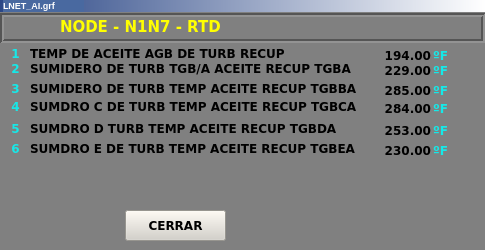
<?xml version="1.0" encoding="UTF-8"?>
<ui version="4.0">
 <class>LNET_Al3</class>
 <widget class="QWidget" name="LNET_Al3">
  <property name="geometry">
   <rect>
    <x>0</x>
    <y>0</y>
    <width>485</width>
    <height>250</height>
   </rect>
  </property>
  <property name="minimumSize">
   <size>
    <width>485</width>
    <height>250</height>
   </size>
  </property>
  <property name="maximumSize">
   <size>
    <width>485</width>
    <height>250</height>
   </size>
  </property>
  <property name="windowTitle">
   <string>LNET_Al3</string>
  </property>
  <property name="styleSheet">
   <string notr="true">background-color: rgb(128, 128, 128);</string>
  </property>
  <widget class="QFrame" name="frame_2">
   <property name="geometry">
    <rect>
     <x>0</x>
     <y>0</y>
     <width>485</width>
     <height>12</height>
    </rect>
   </property>
   <property name="styleSheet">
    <string notr="true">background-color: qlineargradient(spread:pad, x1:0, y1:0, x2:1, y2:0, stop:0 rgba(43, 71, 134, 255), stop:1 rgba(255, 255, 255, 255));</string>
   </property>
   <property name="frameShape">
    <enum>QFrame::Panel</enum>
   </property>
   <property name="frameShadow">
    <enum>QFrame::Raised</enum>
   </property>
   <property name="lineWidth">
    <number>0</number>
   </property>
   <widget class="QLabel" name="lbLnetT">
    <property name="geometry">
     <rect>
      <x>3</x>
      <y>0</y>
      <width>81</width>
      <height>12</height>
     </rect>
    </property>
    <property name="font">
     <font>
      <pointsize>5</pointsize>
      <weight>75</weight>
      <bold>true</bold>
     </font>
    </property>
    <property name="styleSheet">
     <string notr="true">background-color: rgb(73, 105, 160);</string>
    </property>
    <property name="text">
     <string>&lt;!DOCTYPE HTML PUBLIC &quot;-//W3C//DTD HTML 4.0//EN&quot; &quot;http://www.w3.org/TR/REC-html40/strict.dtd&quot;&gt;
&lt;html&gt;&lt;head&gt;&lt;meta name=&quot;qrichtext&quot; content=&quot;1&quot; /&gt;&lt;style type=&quot;text/css&quot;&gt;
p, li { white-space: pre-wrap; }
&lt;/style&gt;&lt;/head&gt;&lt;body style=&quot; font-family:'MS Shell Dlg 2'; font-size:5pt; font-weight:600; font-style:normal;&quot;&gt;
&lt;p style=&quot; margin-top:0px; margin-bottom:0px; margin-left:0px; margin-right:0px; -qt-block-indent:0; text-indent:0px;&quot;&gt;&lt;span style=&quot; font-size:7pt; color:#ffffff;&quot;&gt;LNET_AI.grf&lt;/span&gt;&lt;/p&gt;&lt;/body&gt;&lt;/html&gt;</string>
    </property>
   </widget>
  </widget>
  <widget class="QFrame" name="frame">
   <property name="geometry">
    <rect>
     <x>0</x>
     <y>13</y>
     <width>485</width>
     <height>30</height>
    </rect>
   </property>
   <property name="styleSheet">
    <string notr="true">border-color: rgb(255, 255, 255);</string>
   </property>
   <property name="frameShape">
    <enum>QFrame::Box</enum>
   </property>
   <property name="frameShadow">
    <enum>QFrame::Sunken</enum>
   </property>
   <property name="lineWidth">
    <number>2</number>
   </property>
  </widget>
  <widget class="QLabel" name="lbSloMPU">
   <property name="geometry">
    <rect>
     <x>60</x>
     <y>17</y>
     <width>400</width>
     <height>20</height>
    </rect>
   </property>
   <property name="font">
    <font>
     <family>Verdana</family>
     <pointsize>11</pointsize>
     <weight>75</weight>
     <bold>true</bold>
    </font>
   </property>
   <property name="styleSheet">
    <string notr="true">color: rgb(255, 255, 0);</string>
   </property>
   <property name="text">
    <string>NODE - N1N7 - RTD</string>
   </property>
  </widget>
  <widget class="QLabel" name="lbNodeT_1">
   <property name="geometry">
    <rect>
     <x>30</x>
     <y>45</y>
     <width>340</width>
     <height>16</height>
    </rect>
   </property>
   <property name="font">
    <font>
     <family>Verdana</family>
     <weight>75</weight>
     <bold>true</bold>
    </font>
   </property>
   <property name="text">
    <string>TEMP DE ACEITE AGB DE TURB RECUP</string>
   </property>
  </widget>
  <widget class="QLabel" name="lbNode_1">
   <property name="geometry">
    <rect>
     <x>370</x>
     <y>45</y>
     <width>61</width>
     <height>20</height>
    </rect>
   </property>
   <property name="font">
    <font>
     <family>Verdana</family>
     <weight>75</weight>
     <bold>true</bold>
    </font>
   </property>
   <property name="layoutDirection">
    <enum>Qt::RightToLeft</enum>
   </property>
   <property name="text">
    <string>194.00</string>
   </property>
   <property name="alignment">
    <set>Qt::AlignRight|Qt::AlignTrailing|Qt::AlignVCenter</set>
   </property>
  </widget>
  <widget class="QLabel" name="lbNumNode_1">
   <property name="geometry">
    <rect>
     <x>5</x>
     <y>45</y>
     <width>21</width>
     <height>16</height>
    </rect>
   </property>
   <property name="font">
    <font>
     <family>Verdana</family>
     <weight>75</weight>
     <bold>true</bold>
    </font>
   </property>
   <property name="styleSheet">
    <string notr="true">color: rgb(22, 232, 232);</string>
   </property>
   <property name="text">
    <string>1</string>
   </property>
   <property name="alignment">
    <set>Qt::AlignCenter</set>
   </property>
  </widget>
  <widget class="QLabel" name="lbNodeU_1">
   <property name="geometry">
    <rect>
     <x>433</x>
     <y>45</y>
     <width>35</width>
     <height>20</height>
    </rect>
   </property>
   <property name="font">
    <font>
     <family>Verdana</family>
     <weight>75</weight>
     <bold>true</bold>
    </font>
   </property>
   <property name="styleSheet">
    <string notr="true">color: rgb(22, 232, 232);</string>
   </property>
   <property name="text">
    <string>ºF</string>
   </property>
  </widget>
  <widget class="QPushButton" name="btnCerrar">
   <property name="geometry">
    <rect>
     <x>125</x>
     <y>210</y>
     <width>101</width>
     <height>31</height>
    </rect>
   </property>
   <property name="font">
    <font>
     <family>Verdana</family>
     <pointsize>9</pointsize>
     <weight>75</weight>
     <bold>true</bold>
    </font>
   </property>
   <property name="styleSheet">
    <string notr="true">background-color: rgb(212, 208, 200);</string>
   </property>
   <property name="text">
    <string>CERRAR</string>
   </property>
  </widget>
  <widget class="QLabel" name="lbNodeU_2">
   <property name="geometry">
    <rect>
     <x>433</x>
     <y>60</y>
     <width>35</width>
     <height>20</height>
    </rect>
   </property>
   <property name="font">
    <font>
     <family>Verdana</family>
     <weight>75</weight>
     <bold>true</bold>
    </font>
   </property>
   <property name="styleSheet">
    <string notr="true">color: rgb(22, 232, 232);</string>
   </property>
   <property name="text">
    <string>ºF</string>
   </property>
  </widget>
  <widget class="QLabel" name="lbNode_2">
   <property name="geometry">
    <rect>
     <x>370</x>
     <y>60</y>
     <width>61</width>
     <height>20</height>
    </rect>
   </property>
   <property name="font">
    <font>
     <family>Verdana</family>
     <weight>75</weight>
     <bold>true</bold>
    </font>
   </property>
   <property name="layoutDirection">
    <enum>Qt::RightToLeft</enum>
   </property>
   <property name="text">
    <string>229.00</string>
   </property>
   <property name="alignment">
    <set>Qt::AlignRight|Qt::AlignTrailing|Qt::AlignVCenter</set>
   </property>
  </widget>
  <widget class="QLabel" name="lbNumNode_2">
   <property name="geometry">
    <rect>
     <x>5</x>
     <y>60</y>
     <width>21</width>
     <height>16</height>
    </rect>
   </property>
   <property name="font">
    <font>
     <family>Verdana</family>
     <weight>75</weight>
     <bold>true</bold>
    </font>
   </property>
   <property name="styleSheet">
    <string notr="true">color: rgb(22, 232, 232);</string>
   </property>
   <property name="text">
    <string>2</string>
   </property>
   <property name="alignment">
    <set>Qt::AlignCenter</set>
   </property>
  </widget>
  <widget class="QLabel" name="lbNodeT_2">
   <property name="geometry">
    <rect>
     <x>30</x>
     <y>60</y>
     <width>340</width>
     <height>16</height>
    </rect>
   </property>
   <property name="font">
    <font>
     <family>Verdana</family>
     <weight>75</weight>
     <bold>true</bold>
    </font>
   </property>
   <property name="text">
    <string>SUMIDERO DE TURB TGB/A ACEITE RECUP TGBA</string>
   </property>
  </widget>
  <widget class="QLabel" name="lbNodeU_3">
   <property name="geometry">
    <rect>
     <x>433</x>
     <y>80</y>
     <width>35</width>
     <height>20</height>
    </rect>
   </property>
   <property name="font">
    <font>
     <family>Verdana</family>
     <weight>75</weight>
     <bold>true</bold>
    </font>
   </property>
   <property name="styleSheet">
    <string notr="true">color: rgb(22, 232, 232);</string>
   </property>
   <property name="text">
    <string>ºF</string>
   </property>
  </widget>
  <widget class="QLabel" name="lbNodeT_3">
   <property name="geometry">
    <rect>
     <x>30</x>
     <y>80</y>
     <width>340</width>
     <height>16</height>
    </rect>
   </property>
   <property name="font">
    <font>
     <family>Verdana</family>
     <weight>75</weight>
     <bold>true</bold>
    </font>
   </property>
   <property name="text">
    <string>SUMIDERO DE TURB TEMP ACEITE RECUP TGBBA</string>
   </property>
  </widget>
  <widget class="QLabel" name="lbNumNode_3">
   <property name="geometry">
    <rect>
     <x>5</x>
     <y>80</y>
     <width>21</width>
     <height>16</height>
    </rect>
   </property>
   <property name="font">
    <font>
     <family>Verdana</family>
     <weight>75</weight>
     <bold>true</bold>
    </font>
   </property>
   <property name="styleSheet">
    <string notr="true">color: rgb(22, 232, 232);</string>
   </property>
   <property name="text">
    <string>3</string>
   </property>
   <property name="alignment">
    <set>Qt::AlignCenter</set>
   </property>
  </widget>
  <widget class="QLabel" name="lbNode_3">
   <property name="geometry">
    <rect>
     <x>370</x>
     <y>80</y>
     <width>61</width>
     <height>20</height>
    </rect>
   </property>
   <property name="font">
    <font>
     <family>Verdana</family>
     <weight>75</weight>
     <bold>true</bold>
    </font>
   </property>
   <property name="layoutDirection">
    <enum>Qt::RightToLeft</enum>
   </property>
   <property name="text">
    <string>285.00</string>
   </property>
   <property name="alignment">
    <set>Qt::AlignRight|Qt::AlignTrailing|Qt::AlignVCenter</set>
   </property>
  </widget>
  <widget class="QLabel" name="lbNumNode_4">
   <property name="geometry">
    <rect>
     <x>5</x>
     <y>98</y>
     <width>21</width>
     <height>16</height>
    </rect>
   </property>
   <property name="font">
    <font>
     <family>Verdana</family>
     <weight>75</weight>
     <bold>true</bold>
    </font>
   </property>
   <property name="styleSheet">
    <string notr="true">color: rgb(22, 232, 232);</string>
   </property>
   <property name="text">
    <string>4</string>
   </property>
   <property name="alignment">
    <set>Qt::AlignCenter</set>
   </property>
  </widget>
  <widget class="QLabel" name="lbNode_4">
   <property name="geometry">
    <rect>
     <x>370</x>
     <y>98</y>
     <width>61</width>
     <height>20</height>
    </rect>
   </property>
   <property name="font">
    <font>
     <family>Verdana</family>
     <weight>75</weight>
     <bold>true</bold>
    </font>
   </property>
   <property name="layoutDirection">
    <enum>Qt::RightToLeft</enum>
   </property>
   <property name="text">
    <string>284.00</string>
   </property>
   <property name="alignment">
    <set>Qt::AlignRight|Qt::AlignTrailing|Qt::AlignVCenter</set>
   </property>
  </widget>
  <widget class="QLabel" name="lbNodeU_4">
   <property name="geometry">
    <rect>
     <x>433</x>
     <y>98</y>
     <width>35</width>
     <height>20</height>
    </rect>
   </property>
   <property name="font">
    <font>
     <family>Verdana</family>
     <weight>75</weight>
     <bold>true</bold>
    </font>
   </property>
   <property name="styleSheet">
    <string notr="true">color: rgb(22, 232, 232);</string>
   </property>
   <property name="text">
    <string>ºF</string>
   </property>
  </widget>
  <widget class="QLabel" name="lbNodeT_4">
   <property name="geometry">
    <rect>
     <x>30</x>
     <y>98</y>
     <width>340</width>
     <height>16</height>
    </rect>
   </property>
   <property name="font">
    <font>
     <family>Verdana</family>
     <weight>75</weight>
     <bold>true</bold>
    </font>
   </property>
   <property name="text">
    <string>SUMDRO C DE TURB TEMP ACEITE RECUP TGBCA</string>
   </property>
  </widget>
  <widget class="QLabel" name="lbNodeU_5">
   <property name="geometry">
    <rect>
     <x>433</x>
     <y>120</y>
     <width>35</width>
     <height>20</height>
    </rect>
   </property>
   <property name="font">
    <font>
     <family>Verdana</family>
     <weight>75</weight>
     <bold>true</bold>
    </font>
   </property>
   <property name="styleSheet">
    <string notr="true">color: rgb(22, 232, 232);</string>
   </property>
   <property name="text">
    <string>ºF</string>
   </property>
  </widget>
  <widget class="QLabel" name="lbNode_5">
   <property name="geometry">
    <rect>
     <x>370</x>
     <y>120</y>
     <width>61</width>
     <height>20</height>
    </rect>
   </property>
   <property name="font">
    <font>
     <family>Verdana</family>
     <weight>75</weight>
     <bold>true</bold>
    </font>
   </property>
   <property name="layoutDirection">
    <enum>Qt::RightToLeft</enum>
   </property>
   <property name="text">
    <string>253.00</string>
   </property>
   <property name="alignment">
    <set>Qt::AlignRight|Qt::AlignTrailing|Qt::AlignVCenter</set>
   </property>
  </widget>
  <widget class="QLabel" name="lbNumNode_5">
   <property name="geometry">
    <rect>
     <x>5</x>
     <y>120</y>
     <width>21</width>
     <height>16</height>
    </rect>
   </property>
   <property name="font">
    <font>
     <family>Verdana</family>
     <weight>75</weight>
     <bold>true</bold>
    </font>
   </property>
   <property name="styleSheet">
    <string notr="true">color: rgb(22, 232, 232);</string>
   </property>
   <property name="text">
    <string>5</string>
   </property>
   <property name="alignment">
    <set>Qt::AlignCenter</set>
   </property>
  </widget>
  <widget class="QLabel" name="lbNodeT_5">
   <property name="geometry">
    <rect>
     <x>30</x>
     <y>120</y>
     <width>340</width>
     <height>16</height>
    </rect>
   </property>
   <property name="font">
    <font>
     <family>Verdana</family>
     <weight>75</weight>
     <bold>true</bold>
    </font>
   </property>
   <property name="text">
    <string>SUMDRO D TURB TEMP ACEITE RECUP TGBDA</string>
   </property>
  </widget>
  <widget class="QLabel" name="lbNodeU_6">
   <property name="geometry">
    <rect>
     <x>433</x>
     <y>140</y>
     <width>35</width>
     <height>20</height>
    </rect>
   </property>
   <property name="font">
    <font>
     <family>Verdana</family>
     <weight>75</weight>
     <bold>true</bold>
    </font>
   </property>
   <property name="styleSheet">
    <string notr="true">color: rgb(22, 232, 232);</string>
   </property>
   <property name="text">
    <string>ºF</string>
   </property>
  </widget>
  <widget class="QLabel" name="lbNumNode_6">
   <property name="geometry">
    <rect>
     <x>5</x>
     <y>140</y>
     <width>21</width>
     <height>16</height>
    </rect>
   </property>
   <property name="font">
    <font>
     <family>Verdana</family>
     <weight>75</weight>
     <bold>true</bold>
    </font>
   </property>
   <property name="styleSheet">
    <string notr="true">color: rgb(22, 232, 232);</string>
   </property>
   <property name="text">
    <string>6</string>
   </property>
   <property name="alignment">
    <set>Qt::AlignCenter</set>
   </property>
  </widget>
  <widget class="QLabel" name="lbNodeT_6">
   <property name="geometry">
    <rect>
     <x>30</x>
     <y>140</y>
     <width>340</width>
     <height>16</height>
    </rect>
   </property>
   <property name="font">
    <font>
     <family>Verdana</family>
     <weight>75</weight>
     <bold>true</bold>
    </font>
   </property>
   <property name="text">
    <string>SUMDRO E DE TURB TEMP ACEITE RECUP TGBEA</string>
   </property>
  </widget>
  <widget class="QLabel" name="lbNode_6">
   <property name="geometry">
    <rect>
     <x>370</x>
     <y>140</y>
     <width>61</width>
     <height>20</height>
    </rect>
   </property>
   <property name="font">
    <font>
     <family>Verdana</family>
     <weight>75</weight>
     <bold>true</bold>
    </font>
   </property>
   <property name="layoutDirection">
    <enum>Qt::RightToLeft</enum>
   </property>
   <property name="text">
    <string>230.00</string>
   </property>
   <property name="alignment">
    <set>Qt::AlignRight|Qt::AlignTrailing|Qt::AlignVCenter</set>
   </property>
  </widget>
 </widget>
 <layoutdefault spacing="6" margin="11"/>
 <resources/>
 <connections/>
</ui>
